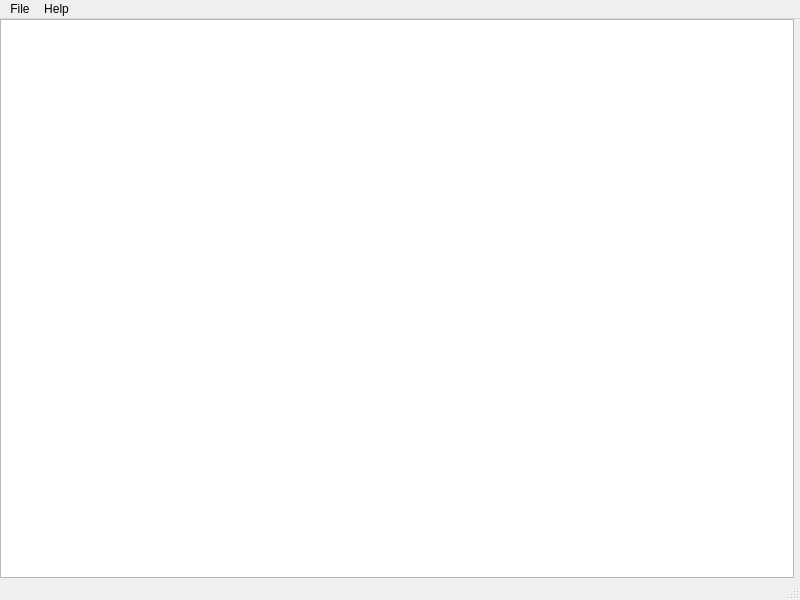
<?xml version="1.0" encoding="UTF-8"?>
<ui version="4.0">
 <class>MainWindow</class>
 <widget class="QMainWindow" name="MainWindow">
  <property name="geometry">
   <rect>
    <x>0</x>
    <y>0</y>
    <width>800</width>
    <height>600</height>
   </rect>
  </property>
  <property name="windowTitle">
   <string>MainWindow</string>
  </property>
  <widget class="QWidget" name="centralwidget">
   <layout class="QHBoxLayout" name="horizontalLayout">
    <property name="leftMargin">
     <number>0</number>
    </property>
    <property name="topMargin">
     <number>0</number>
    </property>
    <property name="rightMargin">
     <number>0</number>
    </property>
    <property name="bottomMargin">
     <number>0</number>
    </property>
    <item>
     <widget class="QListWidget" name="list_widget"/>
    </item>
    <item>
     <widget class="QWidget" name="content_widget" native="true"/>
    </item>
   </layout>
  </widget>
  <widget class="QMenuBar" name="menubar">
   <property name="geometry">
    <rect>
     <x>0</x>
     <y>0</y>
     <width>800</width>
     <height>21</height>
    </rect>
   </property>
   <widget class="QMenu" name="menu_help">
    <property name="title">
     <string>Help</string>
    </property>
    <addaction name="action_about_qt"/>
   </widget>
   <widget class="QMenu" name="menu_file">
    <property name="title">
     <string>File</string>
    </property>
    <addaction name="action_log_in"/>
   </widget>
   <addaction name="menu_file"/>
   <addaction name="menu_help"/>
  </widget>
  <widget class="QStatusBar" name="statusbar"/>
  <action name="action_about_qt">
   <property name="text">
    <string>About Qt</string>
   </property>
  </action>
  <action name="action_log_in">
   <property name="text">
    <string>Log In</string>
   </property>
  </action>
 </widget>
 <resources/>
 <connections/>
</ui>
